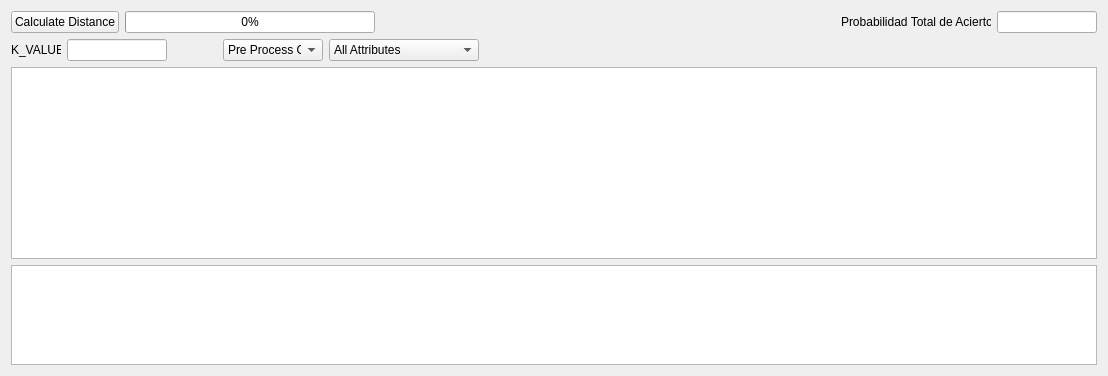
      <widget class="QWidget" name="TabDistances">
       <attribute name="title">
        <string>Distances</string>
       </attribute>
       <layout class="QGridLayout" name="gridLayout_4">
        <item row="0" column="0">
         <layout class="QHBoxLayout" name="horizontalLayout_15">
          <item>
           <layout class="QHBoxLayout" name="horizontalLayout">
            <item>
             <widget class="QPushButton" name="btn_CalculateDistance">
              <property name="text">
               <string>Calculate Distance</string>
              </property>
             </widget>
            </item>
           </layout>
          </item>
          <item>
           <widget class="QProgressBar" name="progressBar_distances">
            <property name="sizePolicy">
             <sizepolicy hsizetype="Expanding" vsizetype="Fixed">
              <horstretch>0</horstretch>
              <verstretch>0</verstretch>
             </sizepolicy>
            </property>
            <property name="minimumSize">
             <size>
              <width>250</width>
              <height>0</height>
             </size>
            </property>
            <property name="maximum">
             <number>1000</number>
            </property>
            <property name="value">
             <number>0</number>
            </property>
           </widget>
          </item>
          <item>
           <layout class="QHBoxLayout" name="horizontalLayout_2">
            <item>
             <widget class="QLabel" name="label_CalculateDistances">
              <property name="minimumSize">
               <size>
                <width>300</width>
                <height>0</height>
               </size>
              </property>
              <property name="text">
               <string/>
              </property>
             </widget>
            </item>
           </layout>
          </item>
          <item>
           <spacer name="horizontalSpacer_3">
            <property name="orientation">
             <enum>Qt::Horizontal</enum>
            </property>
            <property name="sizeHint" stdset="0">
             <size>
              <width>88</width>
              <height>17</height>
             </size>
            </property>
           </spacer>
          </item>
          <item>
           <layout class="QHBoxLayout" name="horizontalLayout_13">
            <item>
             <widget class="QLabel" name="label">
              <property name="minimumSize">
               <size>
                <width>150</width>
                <height>0</height>
               </size>
              </property>
              <property name="maximumSize">
               <size>
                <width>150</width>
                <height>16777215</height>
               </size>
              </property>
              <property name="text">
               <string>Probabilidad Total de Aciertos</string>
              </property>
             </widget>
            </item>
           </layout>
          </item>
          <item>
           <layout class="QVBoxLayout" name="verticalLayout_2">
            <item>
             <widget class="QLineEdit" name="lineEdit_Probabilidad">
              <property name="minimumSize">
               <size>
                <width>100</width>
                <height>0</height>
               </size>
              </property>
              <property name="maximumSize">
               <size>
                <width>100</width>
                <height>16777215</height>
               </size>
              </property>
              <property name="readOnly">
               <bool>true</bool>
              </property>
             </widget>
            </item>
           </layout>
          </item>
         </layout>
        </item>
        <item row="1" column="0">
         <layout class="QHBoxLayout" name="horizontalLayout_16">
          <item>
           <layout class="QVBoxLayout" name="verticalLayout">
            <item>
             <widget class="QLabel" name="label_Kvalue">
              <property name="minimumSize">
               <size>
                <width>50</width>
                <height>0</height>
               </size>
              </property>
              <property name="maximumSize">
               <size>
                <width>50</width>
                <height>16777215</height>
               </size>
              </property>
              <property name="sizeIncrement">
               <size>
                <width>0</width>
                <height>0</height>
               </size>
              </property>
              <property name="text">
               <string>K_VALUE:</string>
              </property>
             </widget>
            </item>
           </layout>
          </item>
          <item>
           <layout class="QHBoxLayout" name="horizontalLayout_12" stretch="0">
            <property name="spacing">
             <number>6</number>
            </property>
            <property name="sizeConstraint">
             <enum>QLayout::SetFixedSize</enum>
            </property>
            <property name="leftMargin">
             <number>0</number>
            </property>
            <property name="rightMargin">
             <number>50</number>
            </property>
            <item>
             <widget class="QLineEdit" name="lineEdit_Kvalue">
              <property name="sizePolicy">
               <sizepolicy hsizetype="Expanding" vsizetype="Fixed">
                <horstretch>50</horstretch>
                <verstretch>0</verstretch>
               </sizepolicy>
              </property>
              <property name="minimumSize">
               <size>
                <width>100</width>
                <height>0</height>
               </size>
              </property>
              <property name="maximumSize">
               <size>
                <width>100</width>
                <height>16777215</height>
               </size>
              </property>
              <property name="inputMask">
               <string>999</string>
              </property>
              <property name="alignment">
               <set>Qt::AlignRight|Qt::AlignTrailing|Qt::AlignVCenter</set>
              </property>
             </widget>
            </item>
           </layout>
          </item>
          <item>
           <layout class="QHBoxLayout" name="horizontalLayout_14">
            <item>
             <widget class="QComboBox" name="comboBox_Preprocess">
              <property name="minimumSize">
               <size>
                <width>100</width>
                <height>0</height>
               </size>
              </property>
              <property name="maximumSize">
               <size>
                <width>100</width>
                <height>16777215</height>
               </size>
              </property>
              <item>
               <property name="text">
                <string>Pre Process Off</string>
               </property>
              </item>
              <item>
               <property name="text">
                <string>Pre Process On</string>
               </property>
              </item>
             </widget>
            </item>
           </layout>
          </item>
          <item>
           <layout class="QHBoxLayout" name="horizontalLayout_11">
            <item>
             <widget class="QComboBox" name="comboBox_AttributeSelection">
              <property name="minimumSize">
               <size>
                <width>150</width>
                <height>0</height>
               </size>
              </property>
              <property name="maximumSize">
               <size>
                <width>150</width>
                <height>16777215</height>
               </size>
              </property>
              <item>
               <property name="text">
                <string>All Attributes</string>
               </property>
              </item>
              <item>
               <property name="text">
                <string>Pre-Fixed Attributes</string>
               </property>
              </item>
              <item>
               <property name="text">
                <string>Greedy Auto Selection</string>
               </property>
              </item>
              <item>
               <property name="text">
                <string>Backtracking Best Sol.</string>
               </property>
              </item>
             </widget>
            </item>
           </layout>
          </item>
          <item>
           <spacer name="horizontalSpacer_5">
            <property name="orientation">
             <enum>Qt::Horizontal</enum>
            </property>
            <property name="sizeHint" stdset="0">
             <size>
              <width>618</width>
              <height>20</height>
             </size>
            </property>
           </spacer>
          </item>
         </layout>
        </item>
        <item row="2" column="0">
         <layout class="QHBoxLayout" name="horizontalLayout_9">
          <item>
           <widget class="QTableView" name="tableView_Distances">
            <property name="enabled">
             <bool>true</bool>
            </property>
           </widget>
          </item>
         </layout>
        </item>
        <item row="3" column="0">
         <layout class="QHBoxLayout" name="horizontalLayout_10">
          <item>
           <widget class="QTableView" name="tableView_DistancesRanges">
            <property name="sizePolicy">
             <sizepolicy hsizetype="Expanding" vsizetype="Maximum">
              <horstretch>0</horstretch>
              <verstretch>0</verstretch>
             </sizepolicy>
            </property>
            <property name="maximumSize">
             <size>
              <width>16777215</width>
              <height>100</height>
             </size>
            </property>
            <property name="baseSize">
             <size>
              <width>0</width>
              <height>0</height>
             </size>
            </property>
            <attribute name="horizontalHeaderDefaultSectionSize">
             <number>100</number>
            </attribute>
           </widget>
          </item>
         </layout>
        </item>
       </layout>
      </widget>
